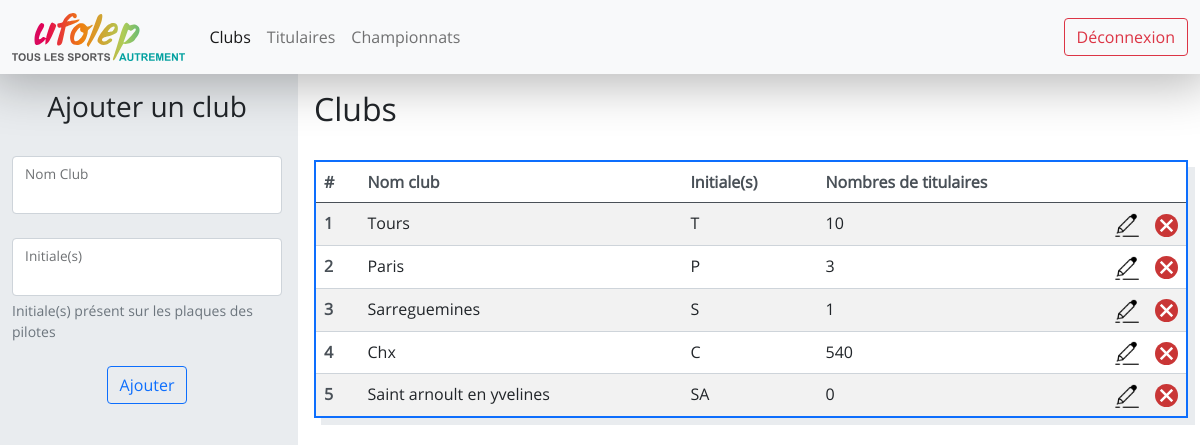
/clubs/ (signed in), run on the app's committed database.
### website/models.py (models this page shows)
class Club(db.Model) :
    __tablename__ = "club"
    id = db.Column(db.Integer, primary_key=True)
    ville = db.Column(db.String(100), unique=True, nullable=False)
    initiales = db.Column(db.String(5), unique=True, nullable=False)
    titulaires = db.relationship('Titulaire', backref='club', lazy=True)
    etapes = db.relationship('Etape', cascade="all, delete-orphan",backref='club', lazy=True)

### website/views.py (the view)
@views.route("/clubs/")
@login_required
def clubs() :
    clubs = Club.query.all()
    return render_template("clubs.html", clubs=clubs)

### app.py (called while the page is built)
@app.teardown_appcontext
def shutdown_session(exception=None):
    db.session.remove()

### website/__init__.py (called while the page is built)
def create_app() :
    app = Flask(__name__)
    app.config["SECRET_KEY"] = "ti=his is a test"
    app.config['SQLALCHEMY_DATABASE_URI'] = 'sqlite:///database.db'
    app.config['SQLALCHEMY_TRACK_MODIFICATIONS'] = True
    db.init_app(app)
    login_manager = LoginManager()
    login_manager.login_view = "auth.login"
    login_manager.init_app(app)
    from .models import User
    @login_manager.user_loader
    def load_user(user_id) :
        return User.query.get(int(user_id))
    from .views import views
    from .auth import auth
    app.register_blueprint(views, url_prefix="/")
    app.register_blueprint(auth, url_prefix="/")
    db.create_all(app=app)
    return app

### website/templates/clubs.html (shortened to what this page needs)
{% extends "logged.html" %}
{% block logged_css %}
<link
    href="{{ url_for('static', filename='clubs.css') }}"
    rel="stylesheet"
>
{% endblock %}
{% block left_col %}
<form class="" method="post">
    <div class="title horizontal-flex mb-4">
        <h3>Ajouter un club</h3>
    </div>
    <div class="form-floating mb-4">
        <input type="text" class="form-control {% if ville %}is-invalid{% endif %}" id="city" name="city">
        <label for="city" class="form-label">Nom Club</label>
    </div>
    <div class="form-floating mb-4">
        <input type="text" class="form-control {% if initiales %}is-invalid{% endif %}" id="initiales" name="initiales" aria-describedby="initialesHelp">
        <label for="initiales" class="form-label">Initiale(s)</label>
        <div id="initialesHelp" class="form-text">Initiale(s) présent sur les plaques des pilotes</div>
    </div>
    <div class="horizontal-flex">
        <button type="submit" class="btn btn-outline-primary">Ajouter</button>
    </div>
</form>
{% endblock %}
{% block right_col %}
<div class="title mb-4">
    <h2>Clubs</h2>
</div>
<table class="table table-striped table-hover">
    <thead>
        <tr>
            <th scope="col">#</th>
            <th scope="col">Nom club</th>
            <th scope="col">Initiale(s)</th>
            <th scope="col">Nombres de titulaires</th>
            <th scope="col"></th>
            <th scope="col"></th>
        </tr>
    </thead>
    <tbody>
        {% for club in clubs %}
        <tr>
            <th scope="row">{{ loop.index }}</th>
            <td onclick="window.location='{{ url_for('views.titulaires_by_ville', club_ville=club.ville)}}';">{{ club.ville[0]|upper + club.ville[1:] }}</td>
            <td onclick="window.location='{{ url_for('views.titulaires_by_ville', club_ville=club.ville)}}';"> {{ club.initiales }}</td>
            <td onclick="window.location='{{ url_for('views.titulaires_by_ville', club_ville=club.ville)}}';" >{{ club.titulaires|length }}</td>
            <td class="img"><img src="{{ url_for('static', filename='edit.png') }}" onclick="showEditForm(event, {{club.id}}, '{{ (club.ville[0]|upper + club.ville[1:]) }}', '{{ club.initiales }}')"  alt="Modifier"></td>
            <td class="img"><img src="{{ url_for('static', filename='delete.svg') }}" onclick="deleteClub(event, {{club.id}}, '{{ club.ville[0]|upper + club.ville[1:] }}')" alt="Supprimer"></td>
        </tr>
        {% endfor %}
    </tbody>
</table>
{% endblock %}

### website/templates/logged.html (shortened to what this page needs)
{% extends "base.html" %}
{% block custom_css %}
<link
    href="{{ url_for('static', filename='navbar.css')}}"
    rel="stylesheet"
>
<link
    href="{{ url_for('static', filename='logged.css')}}"
    rel="stylesheet"
>
{% block logged_css %}{% endblock %}
{% endblock %}
{% block page_content %}
    {% include 'navbar.html' %}
    <div class="row px-2">
        <div class="col-xxl-2 col-xl-3 col-lg-4 col-md-4 col-sm-4 col-4 left-main-col pt-3">
            {% block left_col %}{% endblock %}
        </div>
        <div class="col-xxl-10 col-xl-9 col-lg-8 col-md-8 col-sm-8 col-8 right-main-col pt-3">
            {% block right_col %}{% endblock %}
        </div>
    </div>
{% endblock %}

### website/templates/base.html (shortened to what this page needs)
<!DOCTYPE html>
<html lang="fr" dir="ltr">
    <head>
        <link
            href="{{ url_for('static', filename='main.css') }}"
            rel="stylesheet"
        >
            <link
            href="{{ url_for('static', filename='bootstrap.min.css')}}"
            rel="stylesheet"
            >
        <link
            href="{{ url_for('static', filename='aos.css')}}"
            rel="stylesheet"
        >
        {% block custom_css %}{% endblock %}
    </head>
    <body>
        {% block page_content %}
        {% endblock %}
    </body>
</html>

### website/templates/navbar.html
<nav class="navbar navbar-expand-lg navbar-light bg-light">
    <div class="container-fluid">
        <a class="navbar-brand" href="{{ url_for('views.home') }}">
            <img class="logo" src="{{ url_for('static', filename='Logo.svg') }}" alt="UFOLEP">
        </a>
        <div class="collapse navbar-collapse">
            <ul class="navbar-nav me-auto mb-2 mb-lg-0">
                <li class="nav-item">
                    <a id="clubs" class="nav-link" href="{{ url_for('views.clubs') }}">Clubs</a>
                </li>
                <li class="nav-item">
                    <a id="titulaires" class="nav-link" href="{{ url_for('views.titulaires') }}">Titulaires</a>
                </li>
                <li class="nav-item">
                    <a id="championnats" class="nav-link" href="{{ url_for('views.championnats') }}">Championnats</a>
                </li>
            </ul>
            <ul class="navbar-nav ms-auto">
                <li class="nav-item">
                    <a class="btn btn-outline-danger" href="{{ url_for('auth.logout') }}">Déconnexion</a>
                </li>
            </ul>
        </div>
    </div>
</nav>

### website/static/main.css (style rules this page uses)
* { padding: 0; margin: 0; }
html, body { font-family: open-sans; overflow: hidden; }
.horizontal-flex { display: flex; justify-content: center; }
.table { box-shadow: 7px 7px 0 0 var(--bs-gray-200); border: 2px solid var(--bs-blue) !important; }
.table th { color: var(--bs-gray-700); border-color: var(--bs-gray-400); }
.table td { border-color: var(--bs-gray-400); }

### website/static/navbar.css (style rules this page uses)
.navbar { -webkit-box-shadow: 0px 0px 50px 10px rgba(0,0,0,0.29); box-shadow: 0px 0px 50px 10px rgba(0,0,0,0.29); }
.logo { height: 3rem; overflow: hidden; }

### website/static/logged.css (style rules this page uses)
.left-main-col { overflow-x: hidden; overflow-y: scroll visible; background-color: var(--bs-gray-200); height: 92vh; padding: 1rem; }
.right-main-col { height: 90vh; padding: 1rem; overflow-x: hidden; overflow-y: scroll visible; }

### website/static/clubs.css (style rules this page uses)
tr { cursor: pointer; }
.title { display: flex; }
td.img { width: 2.5rem; cursor: pointer; }
td.img img { max-height: 100%; //width: auto; height: auto; max-width: 100%; }

### data on the page
Club: club.ville[0]|upper+club.ville[1:] "Tours", initiales "T", titulaires|length "10"
Club: club.ville[0]|upper+club.ville[1:] "Paris", initiales "P", titulaires|length "3"
Club: club.ville[0]|upper+club.ville[1:] "Sarreguemines", initiales "S", titulaires|length "1"
Club: club.ville[0]|upper+club.ville[1:] "Chx", initiales "C", titulaires|length "540"
Club: club.ville[0]|upper+club.ville[1:] "Saint arnoult en yvelines", initiales "SA", titulaires|length "0"
